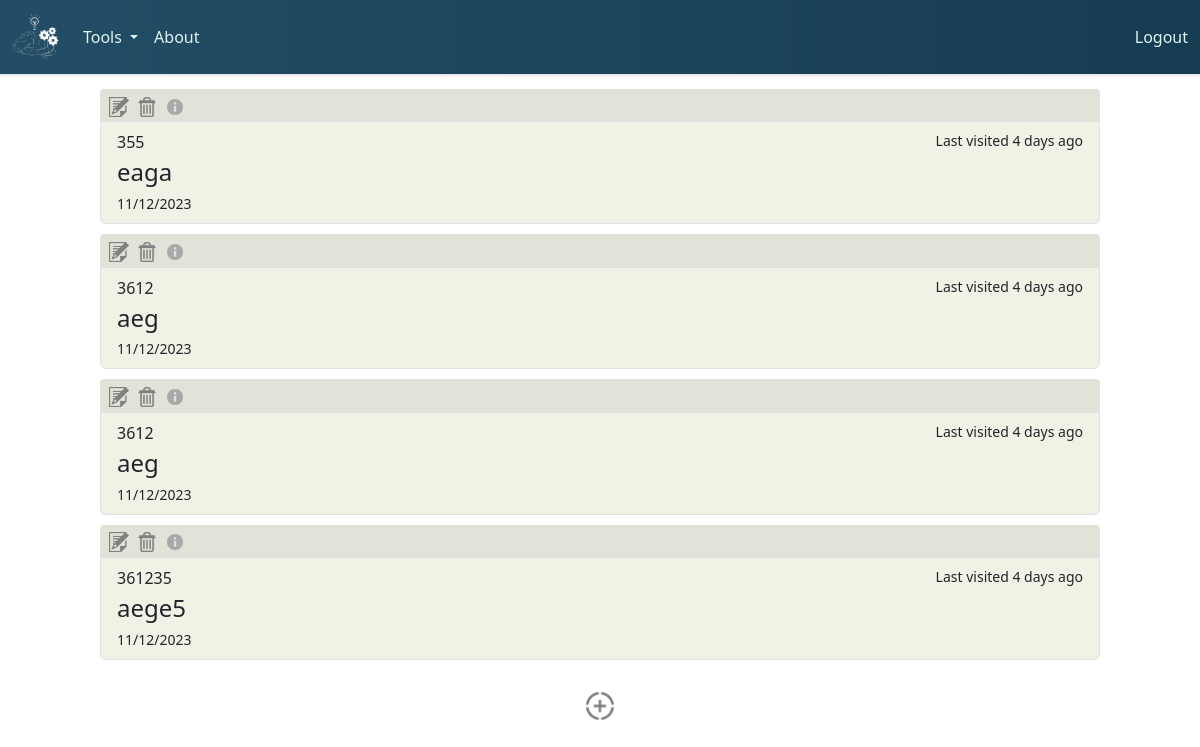
The app's page /flashcards (signed in), older data.
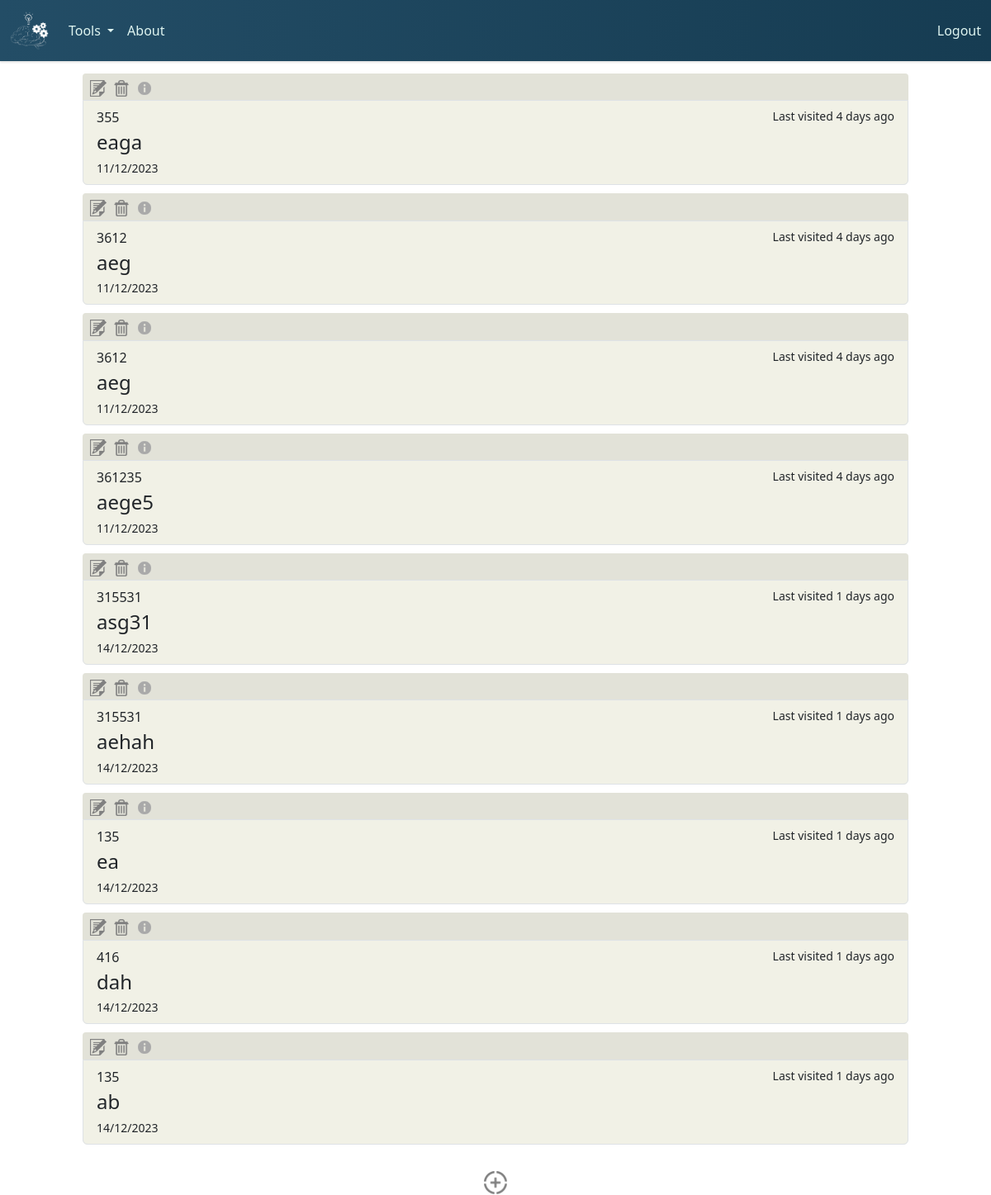
The same page, newer data.
### tables this page shows
CREATE TABLE flashcards (
    flashcard_id INTEGER PRIMARY KEY,
    user_id INTEGER,
    topic TEXT,
    question TEXT,
    answer TEXT,
    timestamp DATETIME DEFAULT CURRENT_TIMESTAMP,
    FOREIGN KEY (user_id) REFERENCES users(user_id)
);

### app/app.py (the view)
@app.route("/flashcards", methods=["GET", "POST"])
@login_required
def flashcards():
    user_id = session.get("user_id")
    user_flashcards = get_flashcards(user_id)
    for flashcard in user_flashcards:
        flashcard["time_ago"] = get_date_difference(flashcard["timestamp"])
    return render_template("flashcards.html", flashcards=user_flashcards)

### app/app.py (called while the page is built)
@app.after_request
def after_request(response):
    response.headers["Cache-Control"] = "no-cache, no-store, must-revalidate"
    response.headers["Expires"] = 0
    response.headers["Pragma"] = "no-cache"
    return response

### app/helpers.py (called while the page is built)
def login_required(f):
    @wraps(f)
    def decorated_function(*args, **kwargs):
        if session.get("user_id") is None:
            return redirect("/login")
        return f(*args, **kwargs)
    return decorated_function

def get_db():
    db = getattr(g, "_database", None)
    if db is None:
        db = g._database = sqlite3.connect("../db/learning.db")
    return db

def get_flashcards(user_id):
    user_flashcards = []
    with get_db() as db:
        cursor = db.cursor()
        cursor.execute("SELECT flashcard_id, topic, question, answer, timestamp FROM flashcards WHERE user_id = ?",
                   (user_id,))
        rows = cursor.fetchall()
        for row in rows:
            timestamp_str = row[4]
            timestamp = datetime.strptime(timestamp_str, "%Y-%m-%d %H:%M:%S")
            flashcard_dict = {
                "flashcard_id": row[0],
                "topic": row[1],
                "question": row[2],
                "answer" : row[3],
                "timestamp": timestamp.strftime("%d/%m/%Y")
            }
            user_flashcards.append(flashcard_dict)
    return user_flashcards

def get_date_difference(date):
    date_object = datetime.strptime(date, "%d/%m/%Y")
    current_date = datetime.now()
    date_difference = current_date - date_object
    days_difference = date_difference.days
    return days_difference

### app/templates/flashcards.html (shortened to what this page needs)
{% extends "layout.html" %}
{% block main %}
    <link rel="stylesheet" href="../static/css/flashcards.css">
    <div id="flashcards" class="buttons-container">
        {% if flashcards %}
            {% for flashcard in flashcards %}
                <ul class="list-group buttons">
                    <div class="flashcard-buttons">
                        <button class="edit-button" type="button">
                            <img class="edit-icon" src="../static/images/edit-icon.png">
                        </button>
                        <button class="delete-button" type="button">
                            <img class="delete-icon" src="../static/images/delete-icon.png">
                        </button>
                        <button class="info-box-button" type="button">
                            <img class="info-box-icon" src="../static/images/info-icon.jpg">
                        </button>
                    </div>
                    <a href="#" class="list-group-item list-group-item-action flex-column align-items-start buttons">
                        <div class="d-flex w-100 justify-content-between">
                            <p class="mb-1 flashcard-topic">{{ flashcard["topic"] }}</p>
                            <small class="time-ago">Last visited {{ flashcard["time_ago"] }} days ago</small>
                        </div>
                        <h4 class="mb-1 flashcard-question">{{ flashcard["question"] }}</h4>
                        <small class="flashcard-timestamp">{{ flashcard["timestamp"] }}</small>
                    </a>
                </ul>
            {% endfor %}
        {% else %}
            <div id="no-flashcards-div">
                <h1 id="no-flashcards-message">You currently don't have any flashcards! Click the button below to create one.</h1>
            </div>
        {% endif %}
    </div>
    <div id="add-button-div" class="container-fluid">
        <button id="create-flashcard-button">
            <img id="add-icon" src="../static/images/add-icon.png" alt="Image">
        </button>
    </div>
{% endblock %}

### app/templates/layout.html (shortened to what this page needs)
<!DOCTYPE html>
<html lang="en">
<head>
    <link rel="stylesheet" href="../static/js/node_modules/bootstrap/dist/css/bootstrap.min.css">
    <link rel="stylesheet" href="../static/css/layout.css">
</head>
<body>
    <nav class="navbar navbar-expand-lg bg-navy">
        <div class="container-fluid">
            <a class="navbar-elements navbar-brand" href="/" >
                <img src="../static/images/logo-inverse.png" id="navbar-logo">
            </a>
        <div class="collapse navbar-collapse" id="navbarSupportedContent">
            <ul class="navbar-nav me-auto mb-2 mb-lg-0">
                <li class="nav-item dropdown">
                    <a class="navbar-elements nav-link dropdown-toggle" href="#" role="button" data-bs-toggle="dropdown" aria-expanded="false">
                    Tools
                    </a>
                </li>
                <li class="nav-item">
                    <a class="nav-link navbar-elements" aria-current="page" href="/about">About</a>
                </li>
            </ul>
        <a class="nav-link navbar-elements" aria-current="page" href="/logout">Logout</a>
        </div>
    </nav>
    <main>
        {% block main %}{% endblock %}
    </main>
</body>
</html>

### app/static/css/layout.css (style rules this page uses)
.navbar-elements, .dropdown-item { color: #dff5f1; }
.bg-navy { background: linear-gradient(90deg, #234d66, #163c52); box-shadow: 0 2px 2px rgba(0, 0, 0, 0.1); }
#navbar-logo { max-height: 6vh; }

### app/static/css/flashcards.css (style rules this page uses)
.buttons { background-color: #F1F1E6; width: 125vh; }
.buttons-container { display: flex; flex-direction: column; align-items: center; justify-content: center; margin: 10px; padding: 5px; }
.buttons-container ul { margin-bottom: 10px; }
#add-button-div { margin-top: 2vh; display: flex; justify-content: center; }
#create-flashcard-button { border: none; background-color: rgba(0, 0, 0, 0); }
#add-icon { max-width: 3.5vh; }
.flashcard-buttons { display: flex; flex-direction: row; background-color: #E2E2D8; border-radius: 4px 4px 0 0; padding: 0.4vh; }
.edit-button { border: none; background-color: rgba(0, 0, 0, 0); margin-right: 1vh; max-width: 2.5vh; }
.delete-button { border: none; background-color: rgba(0, 0, 0, 0); max-width: 2.5vh; }
.info-box-button { border: none; background-color: rgba(0, 0, 0, 0); max-width: 2.5vh; margin-left: 1vh; }
.edit-icon { max-width: 2.5vh; }
.delete-icon { max-width: 2.5vh; }
.info-box-icon { max-width: 2.5vh; }

Row changes from the older to the newer data that the page shows:
added flashcards: topic "315531", time_ago "1", question "asg31", timestamp "14/12/2023"
added flashcards: topic "315531", time_ago "1", question "aehah", timestamp "14/12/2023"
added flashcards: topic "135", time_ago "1", question "ea", timestamp "14/12/2023"
added flashcards: topic "416", time_ago "1", question "dah", timestamp "14/12/2023"
added flashcards: topic "135", time_ago "1", question "ab", timestamp "14/12/2023"
